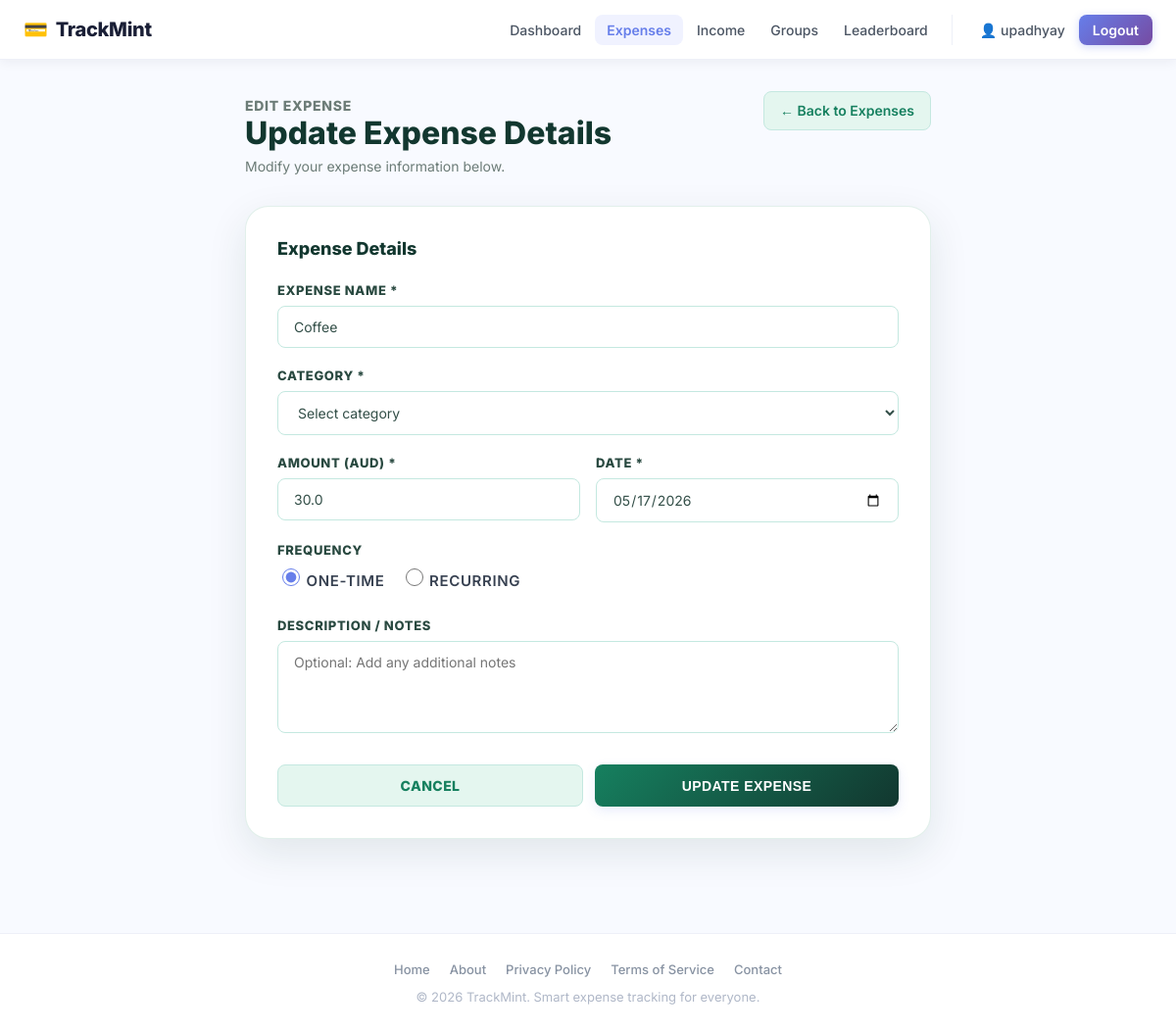
The page /receipts/41/edit (signed in) on the database its author committed.
### app/models.py (models this page shows, shortened)
class User(UserMixin, db.Model):
    __tablename__ = "users"
    id = db.Column(db.Integer, primary_key=True)
    username = db.Column(db.String(80), unique=True, nullable=False, index=True)
    email = db.Column(db.String(120), unique=True, nullable=False, index=True)
    password_hash = db.Column(db.String(255), nullable=False)
    created_at = db.Column(db.DateTime, default=datetime.utcnow, nullable=False)
    total_points = db.Column(db.Integer, default=0, nullable=False)
    current_streak = db.Column(db.Integer, default=0, nullable=False)
    last_upload_date = db.Column(db.Date, nullable=True)
    receipts = db.relationship(
        "Receipt",
        back_populates="user",
        cascade="all, delete-orphan",
        lazy=True
    )
    incomes = db.relationship(
        "Income",
        back_populates="user",
        cascade="all, delete-orphan",
        lazy=True
    )

class Receipt(db.Model):
    __tablename__ = "receipts"
    id = db.Column(db.Integer, primary_key=True)
    user_id = db.Column(db.Integer, db.ForeignKey("users.id"), nullable=False)
    group_id = db.Column(db.Integer, db.ForeignKey("groups.id"), nullable=True)
    merchant = db.Column(db.String(120), nullable=False)
    amount = db.Column(db.Float, nullable=False)
    category = db.Column(db.String(80), nullable=False)
    expense_date = db.Column(db.Date, nullable=False)
    notes = db.Column(db.Text, nullable=True)
    frequency_type = db.Column(db.String(20), default="one-time", nullable=False)  # "one-time" or "recurring"
    frequency_interval = db.Column(db.String(20), nullable=True)  # "daily", "weekly", "monthly"
    frequency_details = db.Column(db.String(255), nullable=True)  # "Monday", "15th", etc.
    image_filename = db.Column(db.String(255), nullable=True)
    created_at = db.Column(db.DateTime, default=datetime.utcnow, nullable=False)
    updated_at = db.Column(
        db.DateTime,
        default=datetime.utcnow,
        onupdate=datetime.utcnow,
        nullable=False
    )
    user = db.relationship("User", back_populates="receipts")
    splits = db.relationship("ExpenseSplit", backref="expense", cascade="all, delete-orphan", lazy=True)

### app/receipts/routes.py (the view, shortened to what this page needs)
@receipts_bp.route("/<int:receipt_id>/edit", methods=["GET", "POST"])
@login_required
def edit_receipt(receipt_id):
    from flask import abort
    receipt = Receipt.query.filter_by(id=receipt_id, user_id=current_user.id).first()
    if receipt is None:
        receipt = Receipt.query.filter_by(id=receipt_id).first_or_404()
        is_member = GroupMember.query.filter_by(
            group_id=receipt.group_id, user_id=current_user.id
        ).first() if receipt.group_id else None
        if not is_member:
            abort(403)
    return render_template(
        "receipts/edit.html",
        page_title="Edit Receipt",
        receipt=receipt
    )

### app/__init__.py (called while the page is built)
def register_login_loader():
    @login_manager.user_loader
    def load_user(user_id):
        from app.models import User
        return db.session.get(User, int(user_id))

### app/templates/receipts/edit.html (shortened to what this page needs)
{% extends "base.html" %} {% block content %}
<section class="edit-expense-page">
  <div class="edit-expense-container">
    <div class="edit-expense-header">
      <div>
        <p class="page-label">Edit Expense</p>
        <h1>Update Expense Details</h1>
        <p>Modify your expense information below.</p>
      </div>
      <a href="{{ url_for('receipts.index') }}" class="back-btn">← Back to Expenses</a>
    </div>
    <form
      method="POST"
      action="{{ url_for('receipts.edit_receipt', receipt_id=receipt.id) }}"
      class="edit-expense-form"
    >
      <div class="form-card">
        <h2>Expense Details</h2>
        <div class="form-group">
          <label for="merchant">Expense Name *</label>
          <input
            type="text"
            id="merchant"
            name="merchant"
            value="{{ receipt.merchant }}"
            placeholder="e.g. Woolworths"
            required
          />
        </div>
        <div class="form-group">
          <label for="category">Category *</label>
          <select id="category" name="category" required>
            <option value="">Select category</option>
          </select>
        </div>
        <div class="form-row">
          <div class="form-group">
            <label for="amount">Amount (AUD) *</label>
            <input
              type="number"
              step="0.01"
              id="amount"
              name="amount"
              value="{{ receipt.amount }}"
              placeholder="0.00"
              required
            />
          </div>
          <div class="form-group">
            <label for="expense_date">Date *</label>
            <input
              type="date"
              id="expense_date"
              name="expense_date"
              value="{{ receipt.expense_date.strftime('%Y-%m-%d') }}"
              required
            />
          </div>
        </div>
        <div class="form-group">
          <label for="frequency">Frequency</label>
          <div class="frequency-options">
            <label class="frequency-label">
              <input type="radio" name="frequency" value="one-time"
                {% if receipt.frequency_type == "one-time" %}checked{% endif %} id="freq-onetime">
              <span>One-time</span>
            </label>
            <label class="frequency-label">
              <input type="radio" name="frequency" value="recurring"
                {% if receipt.frequency_type == "recurring" %}checked{% endif %} id="freq-recurring">
              <span>Recurring</span>
            </label>
          </div>
        </div>
        <div class="form-group">
          <label for="notes">Description / Notes</label>
          <textarea id="notes" name="notes" rows="4" placeholder="Optional: Add any additional notes">{{ receipt.notes or '' }}</textarea>
        </div>
        <div class="form-actions">
          <a href="{{ url_for('receipts.index') }}" class="btn-secondary">Cancel</a>
          <button type="submit" class="btn-primary">Update Expense</button>
        </div>
      </div>
    </form>
  </div>
</section>
{% endblock %}

### app/templates/base.html (shortened to what this page needs)
<!doctype html>
<html lang="en">
<head>
  <link rel="stylesheet" href="{{ url_for('static', filename='css/style.css') }}">
</head>
<body>
    <header>
        <div class="header-container">
            <a href="{{ url_for('main.landing') }}" class="logo">
                <span class="logo-icon">💳</span>
                TrackMint
            </a>
            <nav>
                <div class="nav-primary">
                    {% if current_user.is_authenticated %}
                    <a href="{{ url_for('main.dashboard') }}" class="nav-link">Dashboard</a>
                    <a href="{{ url_for('receipts.index') }}" class="nav-link">Expenses</a>
                    <a href="{{ url_for('income.income_home') }}" class="nav-link">Income</a>
                    <a href="{{ url_for('groups.groups_home') }}" class="nav-link">Groups</a>
                    <a href="{{ url_for('leaderboard.leaderboard_home') }}" class="nav-link">Leaderboard</a>
                    {% else %}
                    <a href="{{ url_for('main.landing') }}" class="nav-link">Home</a>
                    {% endif %}
                </div>
                {% if current_user.is_authenticated %}
                <div class="nav-user">
                    <a href="{{ url_for('main.profile') }}" class="nav-link">👤 {{ current_user.username }}</a>
                    <a href="{{ url_for('auth.logout') }}">Logout</a>
                </div>
                {% else %}
                <div class="nav-user">
                    <a href="{{ url_for('auth.login') }}" class="nav-link">Sign in</a>
                    <a href="{{ url_for('auth.signup') }}">Get started</a>
                </div>
                {% endif %}
            </nav>
        </div>
    </header>
    <main>
        {% block content %}{% endblock %}
    </main>
    <footer>
        <div class="footer-content">
            <div class="footer-links">
                <a href="{{ url_for('main.landing') }}">Home</a>
                <a href="#">About</a>
                <a href="#">Privacy Policy</a>
                <a href="#">Terms of Service</a>
                <a href="#">Contact</a>
            </div>
            <p>&copy; 2026 TrackMint. Smart expense tracking for everyone.</p>
        </div>
    </footer>
</body>
</html>

### app/static/css/style.css (style rules this page uses)
* { box-sizing: border-box; }
body { margin: 0; font-family: 'Inter', Inter; background: #f8faff; color: #1a1f36; }
header { background: #fff; border-bottom: 1px solid #eef0f8; padding: 0; box-shadow: 0 1px 12px rgba(26, 31, 54, 0.07); position: sticky; top: 0; z-index: 1000; }
.header-container { max-width: 1280px; margin: 0 auto; padding: 0 24px; display: flex; justify-content: space-between; align-items: center; height: 60px; gap: 24px; }
.logo { font-size: 20px; font-weight: 800; display: flex; align-items: center; gap: 8px; color: #1a1f36; white-space: nowrap; text-decoration: none; letter-spacing: -0.3px; }
.logo-icon { font-size: 20px; }
nav { display: flex; align-items: center; gap: 4px; flex: 1; justify-content: flex-end; }
.nav-primary { display: flex; align-items: center; gap: 2px; flex-wrap: wrap; }
.nav-user { display: flex; align-items: center; gap: 2px; padding-left: 16px; margin-left: 8px; border-left: 1px solid #eef0f8; flex-wrap: wrap; }
nav a { color: #4b5563; text-decoration: none; font-size: 14px; font-weight: 500; padding: 7px 12px; border-radius: 8px; transition: 0.15s ease; white-space: nowrap; }
.nav-user a:last-child { background: linear-gradient(135deg, #667eea, #764ba2); color: #fff; font-weight: 600; padding: 7px 14px; box-shadow: 0 2px 8px rgba(102, 126, 234, 0.3); }
main { min-height: calc(100vh - 160px); padding: 0 0 40px; }
footer { background: #fff; border-top: 1px solid #eef0f8; padding: 28px 24px; margin-top: 24px; }
.footer-content { max-width: 1280px; margin: 0 auto; text-align: center; }
.footer-links { display: flex; justify-content: center; gap: 20px; flex-wrap: wrap; margin-bottom: 12px; }
.footer-links a { color: #8792a2; text-decoration: none; font-size: 13px; font-weight: 500; transition: 0.15s; }
.footer-content p { margin: 0; color: #b0b8c8; font-size: 13px; }
.page-label { margin-bottom: 8px; color: #667eea; font-size: 13px; font-weight: 800; letter-spacing: 0.08em; text-transform: uppercase; }
.form-row { display: grid; grid-template-columns: 1fr 1fr; gap: 18px; }
.form-group { display: flex; flex-direction: column; }
.form-group label { margin-bottom: 7px; color: #1a1f36; font-size: 14px; font-weight: 700; }
.form-group input, .form-group select, .form-group textarea { width: 100%; padding: 13px 14px; border: 1px solid #e3e8ef; border-radius: 14px; background: #fafbff; color: #1a1f36; font-size: 15px; outline: none; transition: 0.2s ease; }
.form-group textarea { resize: vertical; }
.frequency-options { display: flex; gap: 16px; }
.frequency-label { display: flex; align-items: center; gap: 8px; cursor: pointer; user-select: none; }
.frequency-label input[type="radio"] { width: 18px; height: 18px; cursor: pointer; accent-color: #667eea; }
.frequency-label span { color: #374151; font-size: 15px; font-weight: 600; }
.btn-primary, .btn-secondary { padding: 16px 28px; border: none; border-radius: 12px; font-size: 15px; font-weight: 800; cursor: pointer; transition: all 0.25s ease; flex: 1; text-transform: uppercase; letter-spacing: 0.06em; }
.btn-primary { background: linear-gradient(135deg, #667eea 0%, #764ba2 100%); color: #ffffff; box-shadow: 0 4px 12px rgba(102, 126, 234, 0.15); }
.btn-secondary { background: #f5f7ff; color: #1a1f36; border: 1.5px solid #e3e8ef; font-weight: 700; }

### rows shown on the page
User: username "upadhyay"
Receipt: merchant "Coffee", amount "30.0", expense_date "05/17/2026", frequency_type "☑ ONE-TIME", frequency_type "☐ RECURRING"
